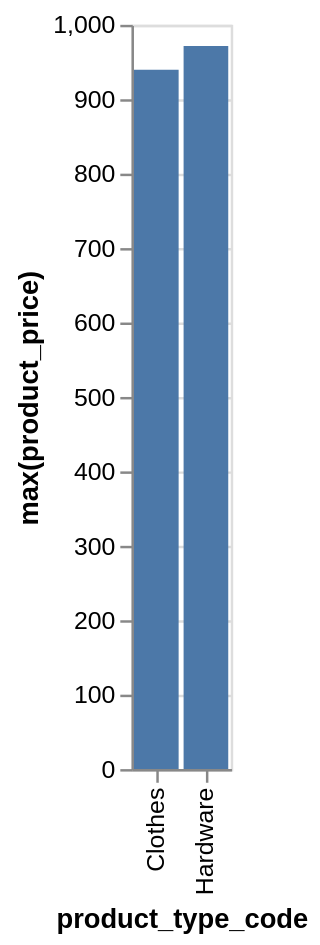

Describe this chart as a Vega-Lite specification.
### Vega-Lite specification from a JSON file in a GitHub repository (floating-point values rounded to 4 significant figures)
{"data": {"values": [{"x_data": "Clothes", "y_data": 939.6}, {"x_data": "Hardware", "y_data": 971.4}]}, "mark": "bar", "encoding": {"x": {"field": "x_data", "type": "nominal", "title": "product_type_code", "sort": {"op": "sum", "field": "y_data", "order": "ascending"}}, "y": {"field": "y_data", "type": "quantitative", "title": "max(product_price)"}}}
